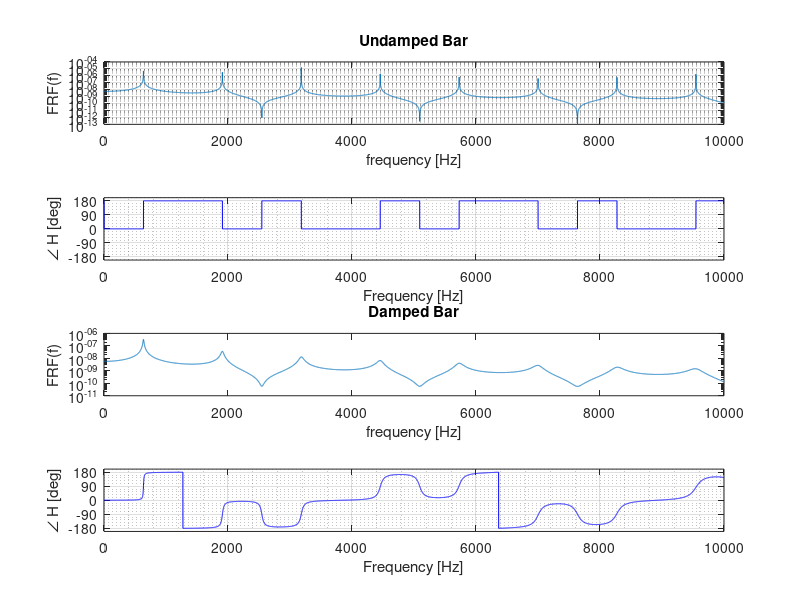
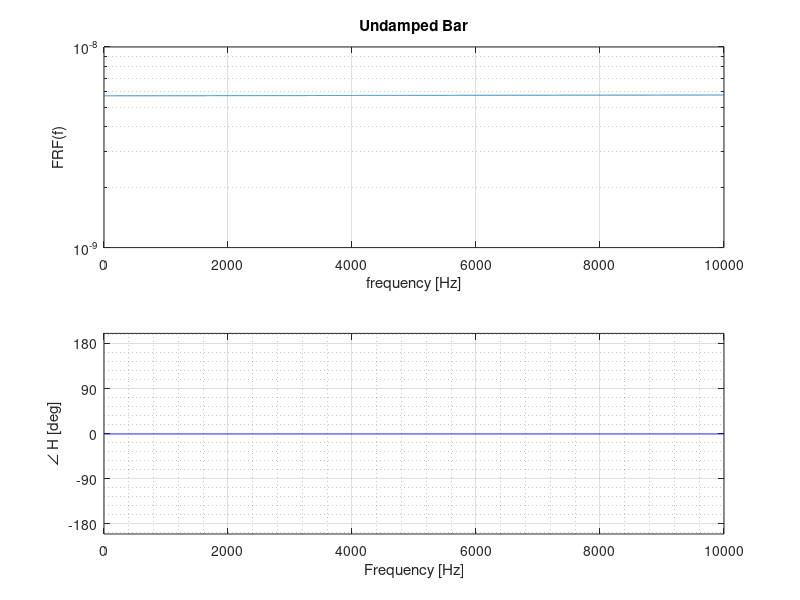

Write the MATLAB code that produced these figures, in order.
%%%%%%%%%%%%%%%%%%%%%%%%%%%%%%
%       ASSIGNMENT 04       %
%%%%%%%%%%%%%%%%%%%%%%%%%%%%%%
clc
clear
close all

% Custom function to get row and col length
rows = @(x) size(x,1); 
cols = @(x) size(x,2);

% Importing experimental data
p   = 2700;
E   = 70e9;
L   = 2;
h   = 0.05;
xL1 = L/2;
xL2 = L/5;
S   = h * h;

% Undamped bar (Standing Wave Solution)
T_s   = 0.05;
f_s   = 1/T_s;
f_max = 10000;

ll    = 10000;
f     = linspace(0, f_max, ll);
FRF   = zeros(size(f));

for x = 1:ll
    k      = 2 * pi * f(x) * sqrt(p ./ E);
    FRF(x) = sin(k * (L - xL1)) ./ (k * E * S * cos(k * L));
end

% Plots
figure('Name', 'FRF Output');
subplot(4,1,1)
semilogy(f, abs(FRF));
% axis([0, f_max, -0.00005, 0.00005]);
title('Undamped Bar');
xlabel('frequency [Hz]'); ylabel('FRF(f)');
grid on

subplot(4,1,2)
plot(f, angle(FRF)*180/pi,'b'); 
grid minor; 
xlabel('Frequency [Hz]'); 
ylabel('\angle H [deg]'); 
yticks([-180 -90 0 90 180]); 
ylim([-200,200])
grid on

% Damped bar (Standing Wave Solution)
f     = linspace(0.1, f_max, ll);
FRF   = zeros(size(f));
n     = 0.01;
E     = E * (1 + 1i * n);

for x = 1:ll
    k      = (2 * pi* f(x) * sqrt(p ./ E)) * (1 - 1i * (n ./ 2));
    FRF(x) = sin(k * (L - xL1)) ./ (k * E * S * cos(k * L));
end

% Plots
subplot(4,1,3)
semilogy(f, abs(FRF));
% axis([0, f_max, -0.00005, 0.00005]);
title('Damped Bar');
xlabel('frequency [Hz]'); ylabel('FRF(f)');

subplot(4,1,4)
plot(f, -angle(FRF)*180/pi,'b'); 
grid minor; 
xlabel('Frequency [Hz]'); 
ylabel('\angle H [deg]'); 
yticks([-180 -90 0 90 180]); 
ylim([-200,200])
grid on

% Damped bar (Modal Superposition Approach)
f     = linspace(0.1, f_max, ll);
FRF   = zeros(size(f));
E     = 70e9;

i_free_fixed_max = floor(2*L * f_max * sqrt(p/E) + 1/2);
% Natural frequencies
f_nat_free_fixed = zeros(1,i_free_fixed_max);

for i=1:i_free_fixed_max
    f_nat_free_fixed(i) = (2*i-1)/(4*L) * sqrt(E/p);
end

m = p * S * L;
M = zeros(i_free_fixed_max, i_free_fixed_max);
K = zeros(i_free_fixed_max, i_free_fixed_max);

K_nat = sqrt(p / E) * 2 * pi .* f_nat_free_fixed;


for x = 1:i_free_fixed_max
    for y = 1:i_free_fixed_max
        kr = K_nat(x);
        ks = K_nat(y);
        if (x == y)
            M(x,y) = m * (L/2 + (((sin(2 * ks * L)) / (4 * ks))));
        else
            M(x,y) = m * ((sin(L*(kr - ks))/(2*(kr - ks))) + (sin(L*(kr + ks))/(2*(kr + ks))));
        end
    end
end

for x = 1:i_free_fixed_max
    for y = 1:i_free_fixed_max
        kr = K_nat(x);
        ks = K_nat(y);
        if (x == y)
            K(x,y) = (E * S * kr * ks) * (L/2 - ((( sin(2 * ks * L)) / (4 * ks))));
        else
            K(x,y) = (E * S * kr * ks) * ((sin(L*(kr - ks))/(2*(kr - ks))) - (sin(L*(kr + ks))/(2*(kr + ks))));
        end
    end
end

FRF_MSA = zeros(size(f));

for x = 1:ll
    for s = 1:i_free_fixed_max
        FRF_MSA(x) = FRF_MSA(x) + (cos(K_nat(s)*xL1)/((-(f(x)*2*pi)*M(s,s))+((1+1i*n)*K(s,s))));
    end
end

% Plots
figure('Name', 'FRF Modal');
subplot(2,1,1)
semilogy(f, abs(FRF_MSA));
% axis([0, f_max, -0.00005, 0.00005]);
title('Undamped Bar');
xlabel('frequency [Hz]'); ylabel('FRF(f)');
grid on

subplot(2,1,2)
plot(f, angle(FRF_MSA)*180/pi,'b'); 
grid minor; 
xlabel('Frequency [Hz]'); 
ylabel('\angle H [deg]'); 
yticks([-180 -90 0 90 180]); 
ylim([-200,200])
grid on

